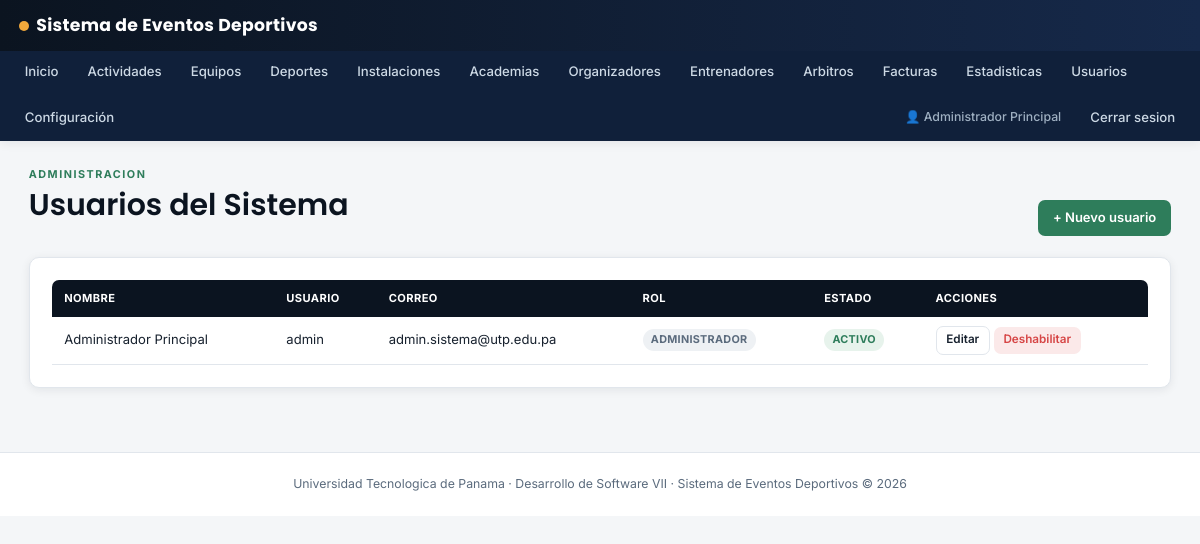
Before: /usuarios (signed in) with the older database file.
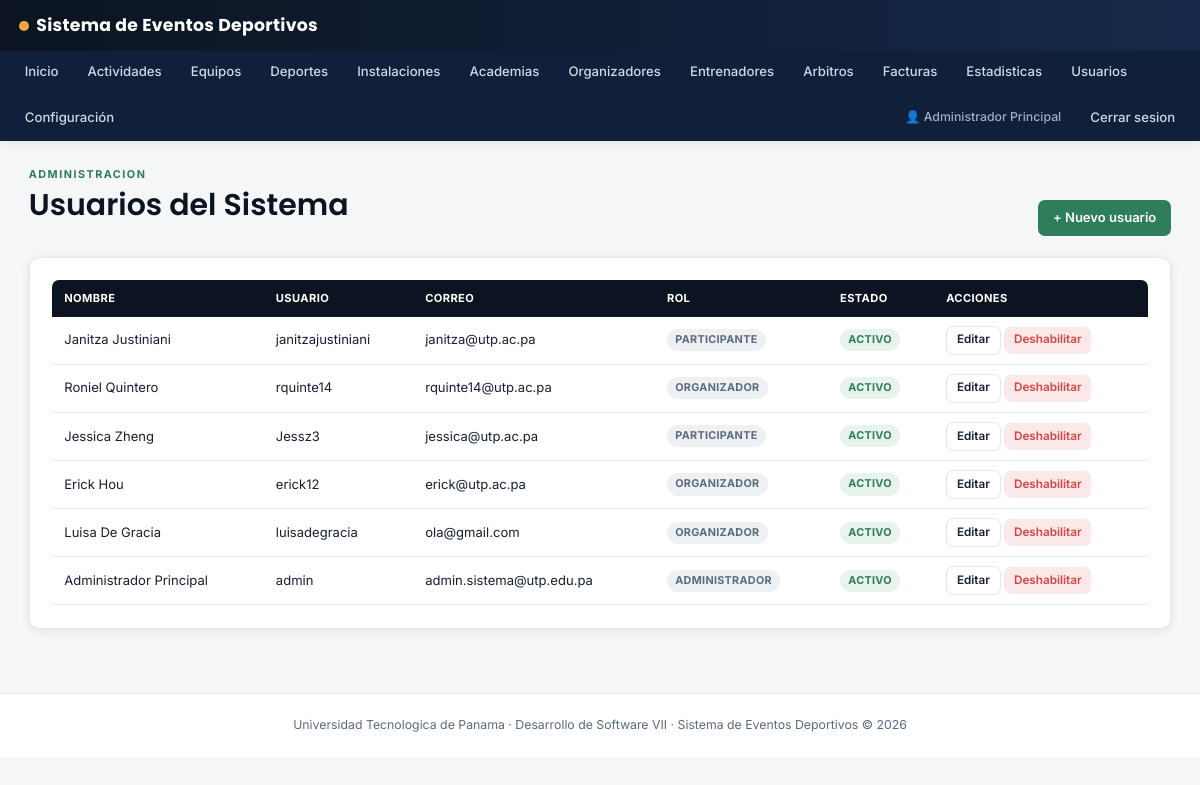
After: the same page with the newer database file.
### tables this page shows
CREATE TABLE IF NOT EXISTS `usuarios` (
  `id` int UNSIGNED NOT NULL AUTO_INCREMENT,
  `nombre` varchar(80) NOT NULL,
  `apellido` varchar(80) NOT NULL,
  `cedula_pasaporte` varchar(30) DEFAULT NULL,
  `correo` varchar(150) NOT NULL,
  `telefono` varchar(30) DEFAULT NULL,
  `fecha_nacimiento` date DEFAULT NULL,
  `sexo` enum('MASCULINO','FEMENINO','OTRO','NO_ESPECIFICA') DEFAULT NULL,
  `usuario` varchar(60) NOT NULL,
  `password_hash` varchar(255) NOT NULL,
  `rol` enum('ADMINISTRADOR','OPERADOR','ORGANIZADOR','PARTICIPANTE') NOT NULL,
  `activo` tinyint(1) NOT NULL DEFAULT '1',
  `requiere_cambio_password` tinyint(1) NOT NULL DEFAULT '0',
  `intentos_fallidos` smallint UNSIGNED NOT NULL DEFAULT '0',
  `bloqueado_hasta` datetime DEFAULT NULL,
  `ultimo_acceso` datetime DEFAULT NULL,
  `creado_por` int UNSIGNED DEFAULT NULL,
  `fecha_creacion` datetime NOT NULL DEFAULT CURRENT_TIMESTAMP,
  `fecha_actualizacion` datetime NOT NULL DEFAULT CURRENT_TIMESTAMP ON UPDATE CURRENT_TIMESTAMP,
  PRIMARY KEY (`id`),
  UNIQUE KEY `uq_usuarios_correo` (`correo`),
  UNIQUE KEY `uq_usuarios_usuario` (`usuario`),
  UNIQUE KEY `uq_usuarios_cedula` (`cedula_pasaporte`),
  KEY `fk_usuarios_creado_por` (`creado_por`),
  KEY `idx_usuarios_rol_activo` (`rol`,`activo`)
);

### src/Controllers/UsuarioController.php (called while the page is built, shortened)
<?php
final class UsuarioController extends Controller
{
    public function index(): void
    {
        $modelo = new Usuario();
        $this->render('usuarios/index', [
            'usuarios' => $modelo->todos(),
            'errores' => $this->getErrors(),
            'exito' => $this->getSuccess(),
        ]);
    }
}

### src/Core/Router.php (called while the page is built, shortened)
<?php
final class Router
{
    private array $routes = [];
    public function get(string $path, string $controller, string $action): void
    {
        $this->routes['GET'][$path] = "{$controller}@{$action}";
    }
    public function post(string $path, string $controller, string $action): void
    {
        $this->routes['POST'][$path] = "{$controller}@{$action}";
    }
    public function dispatch(string $method, string $path): void
    {
        $path = rtrim($path, '/');
        $handler = $this->routes[$method][$path] ?? null;
        [$controllerName, $action] = explode('@', $handler);
        $controller = new $controllerClass();
        $controller->{$action}();
    }
}

### public/index.php (called while the page is built, shortened)
<?php
$router = new Router();
$router->get('/login', 'AuthController', 'mostrarLogin');
$router->post('/login', 'AuthController', 'login');
$router->get('/logout', 'AuthController', 'logout');
$router->get('/registro', 'UsuarioController', 'registroForm');
$router->post('/registro', 'UsuarioController', 'registrar');
$router->get('/dashboard', 'HomeController', 'dashboard');
$router->get('/usuarios', 'UsuarioController', 'index');
$router->get('/usuarios/crear', 'UsuarioController', 'crearForm');
$router->post('/usuarios/crear', 'UsuarioController', 'crear');
$router->get('/usuarios/editar', 'UsuarioController', 'editarForm');
$router->post('/usuarios/editar', 'UsuarioController', 'actualizar');
$router->get('/usuarios/deshabilitar', 'UsuarioController', 'deshabilitar');
$router->get('/usuarios/habilitar', 'UsuarioController', 'habilitar');
$router->get('/mi-cuenta/password', 'UsuarioController', 'cambiarPasswordForm');
$router->post('/mi-cuenta/password', 'UsuarioController', 'cambiarPassword');
$router->get('/deportes', 'DeporteController', 'index');
$router->get('/deportes/crear', 'DeporteController', 'crearForm');
$router->post('/deportes/crear', 'DeporteController', 'crear');
$router->get('/deportes/editar', 'DeporteController', 'editarForm');
$router->post('/deportes/editar', 'DeporteController', 'actualizar');
$router->get('/deportes/deshabilitar', 'DeporteController', 'deshabilitar');
$router->get('/deportes/habilitar', 'DeporteController', 'habilitar');
$router->get('/instalaciones', 'InstalacionController', 'index');
$router->get('/instalaciones/crear', 'InstalacionController', 'crearForm');
$router->post('/instalaciones/crear', 'InstalacionController', 'crear');
$router->get('/instalaciones/editar', 'InstalacionController', 'editarForm');
$router->post('/instalaciones/editar', 'InstalacionController', 'actualizar');
$router->get('/instalaciones/deshabilitar', 'InstalacionController', 'deshabilitar');
$router->get('/instalaciones/habilitar', 'InstalacionController', 'habilitar');
$router->get('/academias', 'AcademiaController', 'index');
$router->get('/academias/crear', 'AcademiaController', 'crearForm');
$router->post('/academias/crear', 'AcademiaController', 'crear');
$router->get('/academias/editar', 'AcademiaController', 'editarForm');
$router->post('/academias/editar', 'AcademiaController', 'actualizar');
$router->get('/academias/deshabilitar', 'AcademiaController', 'deshabilitar');
$router->get('/academias/habilitar', 'AcademiaController', 'habilitar');
$router->get('/organizadores', 'OrganizadorController', 'index');
$router->get('/organizadores/crear', 'OrganizadorController', 'crearForm');
$router->post('/organizadores/crear', 'OrganizadorController', 'crear');
$router->get('/organizadores/editar', 'OrganizadorController', 'editarForm');
$router->post('/organizadores/editar', 'OrganizadorController', 'actualizar');
$router->get('/organizadores/verificar', 'OrganizadorController', 'verificar');
$router->get('/organizadores/deshabilitar', 'OrganizadorController', 'deshabilitar');
$router->get('/organizadores/habilitar', 'OrganizadorController', 'habilitar');
$router->get('/entrenadores', 'EntrenadorController', 'index');
$router->get('/entrenadores/crear', 'EntrenadorController', 'crearForm');
$router->post('/entrenadores/crear', 'EntrenadorController', 'crear');
$router->get('/arbitros', 'ArbitroController', 'index');
$router->get('/arbitros/crear', 'ArbitroController', 'crearForm');
$router->post('/arbitros/crear', 'ArbitroController', 'crear');
$router->get('/arbitros/evaluar', 'ArbitroController', 'evaluarForm');
$router->post('/arbitros/evaluar', 'ArbitroController', 'evaluar');
$router->get('/equipos', 'EquipoController', 'index');
$router->get('/equipos/crear', 'EquipoController', 'crearForm');
$router->post('/equipos/crear', 'EquipoController', 'crear');
$router->get('/equipos/ver', 'EquipoController', 'ver');
$router->post('/equipos/jugadores/agregar', 'EquipoController', 'agregarJugador');
$router->get('/equipos/jugadores/eliminar', 'EquipoController', 'eliminarJugador');
$router->get('/actividades', 'ActividadController', 'index');
$router->get('/actividades/crear', 'ActividadController', 'crearForm');
$router->post('/actividades/crear', 'ActividadController', 'crear');
$router->get('/actividades/editar', 'ActividadController', 'editarForm');
$router->post('/actividades/editar', 'ActividadController', 'actualizar');
$router->get('/actividades/ver', 'ActividadController', 'ver');
$router->get('/actividades/publicar', 'ActividadController', 'publicar');
$router->get('/actividades/cerrar-inscripciones', 'ActividadController', 'cerrarInscripciones');
$router->get('/actividades/finalizar', 'ActividadController', 'finalizar');
$router->get('/actividades/cancelar', 'ActividadController', 'cancelarForm');
$router->post('/actividades/cancelar', 'ActividadController', 'cancelar');
$router->get('/actividades/incidente/crear', 'ActividadController', 'reportarIncidenteForm');
$router->post('/actividades/incidente/crear', 'ActividadController', 'reportarIncidente');
$router->get('/inscripciones/equipo/crear', 'InscripcionController', 'inscribirEquipoForm');
$router->post('/inscripciones/equipo/crear', 'InscripcionController', 'inscribirEquipo');
$router->get('/inscripciones/equipo/aprobar', 'InscripcionController', 'aprobarEquipo');
$router->get('/inscripciones/equipo/rechazar', 'InscripcionController', 'rechazarEquipo');
$router->get('/inscripciones/individual/crear', 'InscripcionController', 'inscribirIndividualForm');
$router->post('/inscripciones/individual/crear', 'InscripcionController', 'inscribirIndividual');
$router->get('/facturas', 'FacturaController', 'index');
$router->get('/facturas/ver', 'FacturaController', 'ver');
$router->get('/facturas/descargar', 'FacturaController', 'descargarPdf');
$router->get('/factura-publica', 'FacturaController', 'verPublica');
$router->get('/estadisticas', 'EstadisticaController', 'index');
$router->get('/configuracion', 'ConfiguracionController', 'index');
$router->post('/configuracion/actualizar', 'ConfiguracionController', 'actualizar');
$router->get('/configuracion/mensajes', 'ConfiguracionController', 'mensajes');
$router->get('/configuracion/mensajes/leido', 'ConfiguracionController', 'marcarLeido');
$router->get('/', 'PublicController', 'inicio');
$router->post('/contacto', 'PublicController', 'contacto');
$requestUri = parse_url($_SERVER['REQUEST_URI'] ?? '/', PHP_URL_PATH) ?? '/';
$router->dispatch($_SERVER['REQUEST_METHOD'], $requestUri);

### src/Core/Model.php (called while the page is built, shortened)
<?php
abstract class Model
{
    public function __construct()
    {
        $this->db = Database::getInstance()->getConnection();
    }
}

### src/Config/Env.php (called while the page is built, shortened)
<?php
final class Env
{
    public static function get(string $clave, ?string $porDefecto = null): ?string
    {
        $valor = getenv($clave);
        return $valor !== false ? $valor : $porDefecto;
    }
}

### src/Config/Database.php (called while the page is built, shortened)
<?php
final class Database
{
    private static ?Database $instance = null;
    private PDO $connection;
    private function __construct()
    {
        $host = Env::get('DB_HOST', 'localhost');
        $dbName = Env::get('DB_NAME', 'eventos_deportivos');
        $user = Env::get('DB_USER', 'root');
        $password = Env::get('DB_PASSWORD', '');
        $charset = Env::get('DB_CHARSET', 'utf8mb4');
        $dsn = sprintf('mysql:host=%s;dbname=%s;charset=%s', $host, $dbName, $charset);
        try {
            $this->connection = new PDO($dsn, $user, $password, [
                PDO::ATTR_ERRMODE => PDO::ERRMODE_EXCEPTION,
                PDO::ATTR_DEFAULT_FETCH_MODE => PDO::FETCH_ASSOC,
                PDO::ATTR_EMULATE_PREPARES => false,
            ]);
        } catch (PDOException $e) {
            error_log('[DB ERROR] ' . $e->getMessage());
            throw new PDOException('No se pudo establecer conexion con la base de datos.');
        }
    }
    public static function getInstance(): Database
    {
        if (self::$instance === null) {
            self::$instance = new self();
        }
        return self::$instance;
    }
    public function getConnection(): PDO
    {
        return $this->connection;
    }
}

### src/Models/Usuario.php (called while the page is built, shortened)
<?php
final class Usuario extends Model
{
    public function todos(): array
    {
        $stmt = $this->db->prepare('SELECT * FROM usuarios ORDER BY id DESC');
        $stmt->execute();
        return $stmt->fetchAll();
    }
}

### views/usuarios/index.php (the view, shortened to what the changed rows need)
<div class="container">
    <div class="page-head">
        <div>
            <h1>Usuarios del Sistema</h1>
        </div>
    </div>
    <div class="card">
        <table class="data-table">
            <thead>
                <tr><th>Nombre</th><th>Usuario</th><th>Correo</th><th>Rol</th><th>Estado</th><th>Acciones</th></tr>
            </thead>
            <tbody>
                <?php foreach ($usuarios as $u): ?>
                    <tr>
                        <td><?= htmlspecialchars($u['nombre'] . ' ' . $u['apellido']) ?></td>
                        <td><?= htmlspecialchars($u['usuario']) ?></td>
                        <td><?= htmlspecialchars($u['correo']) ?></td>
                        <td><span class="badge badge-neutral"><?= htmlspecialchars($u['rol']) ?></span></td>
                        <td>
                            <?php if ((int) $u['activo'] === 1): ?>
                                <span class="badge badge-success">Activo</span>
                            <?php else: ?>
                                <span class="badge badge-danger">Deshabilitado</span>
                            <?php endif; ?>
                        </td>
                        <td>
                            <a class="btn btn-outline btn-sm" href="/usuarios/editar?id=<?= (int) $u['id'] ?>">Editar</a>
                            <?php if ((int) $u['activo'] === 1): ?>
                                <a class="btn btn-danger btn-sm" href="/usuarios/deshabilitar?id=<?= (int) $u['id'] ?>" onclick="return confirm('¿Deshabilitar este usuario?')">Deshabilitar</a>
                            <?php else: ?>
                                <a class="btn btn-primary btn-sm" href="/usuarios/habilitar?id=<?= (int) $u['id'] ?>">Habilitar</a>
                            <?php endif; ?>
                        </td>
                    </tr>
                <?php endforeach; ?>
            </tbody>
        </table>
    </div>
</div>

Changed rows visible on the page:
added usuarios: nombre+apellido "Janitza Justiniani", usuario "janitzajustiniani", correo "janitza@utp.ac.pa", rol "PARTICIPANTE", activo "ACTIVO"
added usuarios: nombre+apellido "Roniel Quintero", usuario "rquinte14", correo "rquinte14@utp.ac.pa", rol "ORGANIZADOR", activo "ACTIVO"
added usuarios: nombre+apellido "Jessica Zheng", usuario "Jessz3", correo "jessica@utp.ac.pa", rol "PARTICIPANTE", activo "ACTIVO"
added usuarios: nombre+apellido "Erick Hou", usuario "erick12", correo "erick@utp.ac.pa", rol "ORGANIZADOR", activo "ACTIVO"
added usuarios: nombre+apellido "Luisa De Gracia", usuario "luisadegracia", correo "ola@gmail.com", rol "ORGANIZADOR", activo "ACTIVO"
